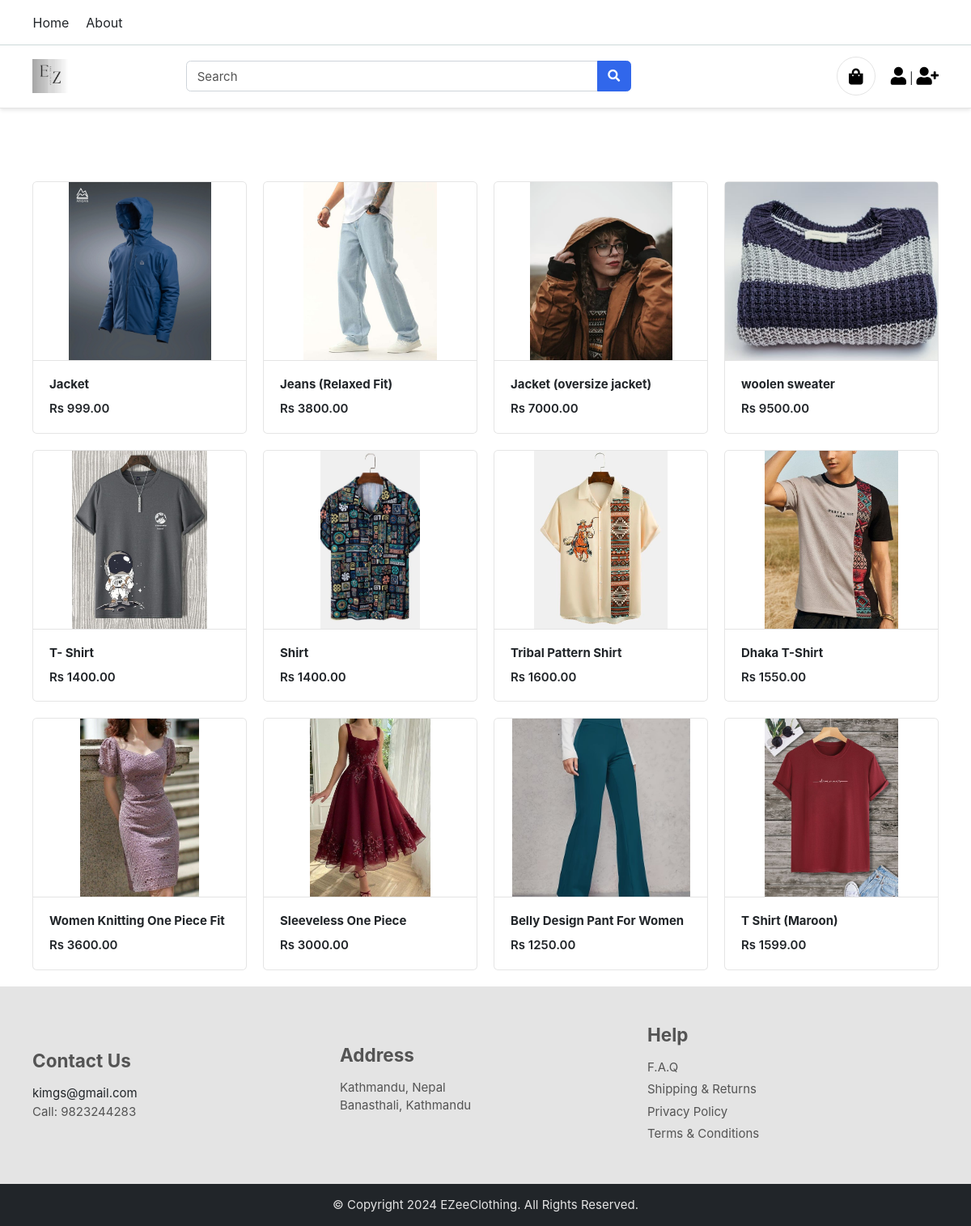
Before: / with the older database file.
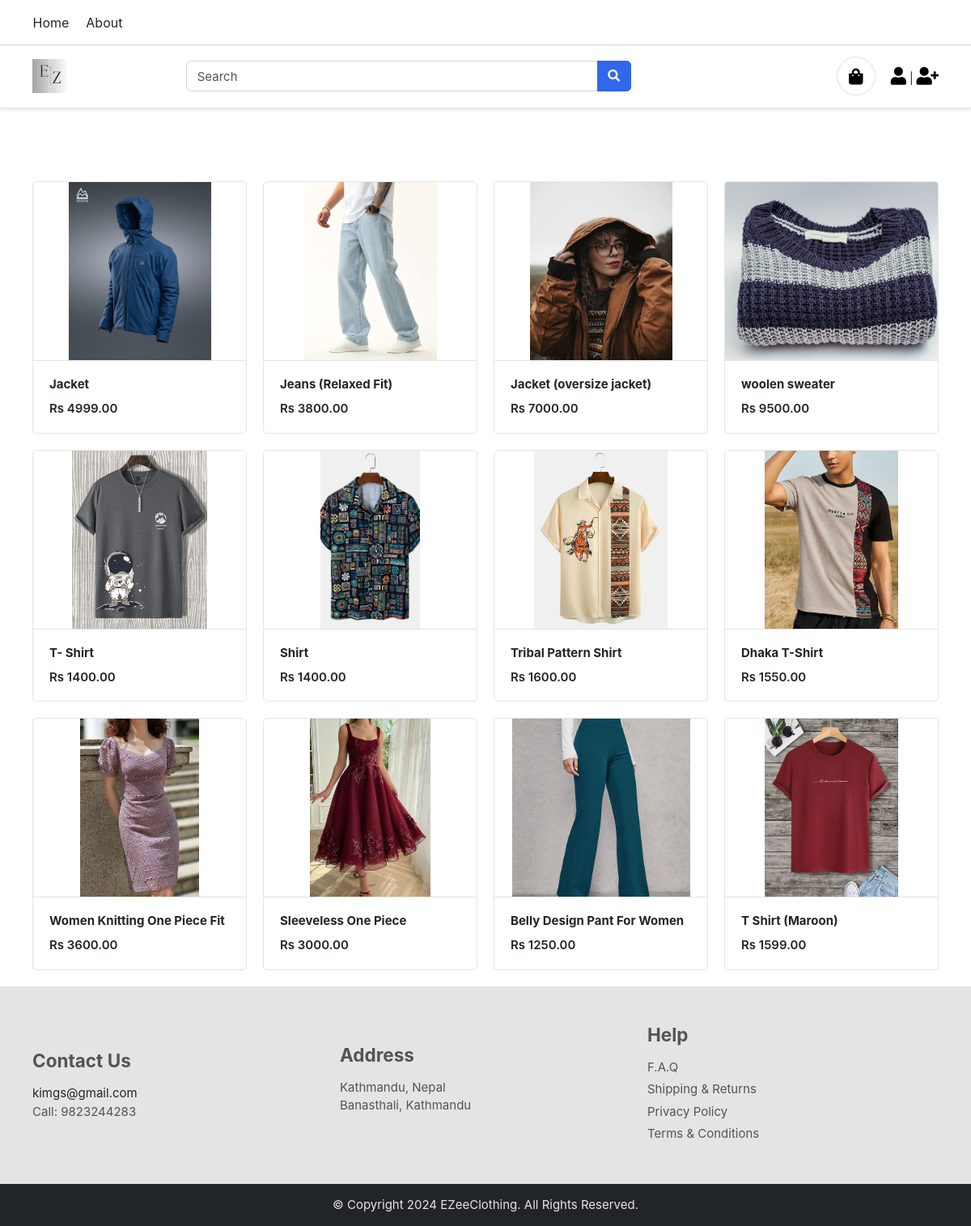
After: the same page with the newer database file.
### products/models.py (models this page shows, shortened)
class Product(BaseModel):
    product_name = models.CharField(max_length=100)
    slug = models.SlugField(unique=True  , null=True , blank=True)
    category = models.ForeignKey(Category , on_delete=models.CASCADE , related_name="products")
    price = models.IntegerField()
    product_desription = models.TextField()
    size_variant = models.ManyToManyField(SizeVariant , blank=True)

class ProductImage(BaseModel):
    product = models.ForeignKey(Product , on_delete=models.CASCADE , related_name="product_images")
    image =  models.ImageField(upload_to="product")

### home/views.py (the view)
# urls.py: path('', index, name="index"),
def index(request):
    context = {'products': Product.objects.all()}
    return render(request, 'home/index.html',context)

### templates/home/index.html
{% extends "base/base.html"%}
{% block start %}
<div class="container mt-5 pt-5">
    <div class="row">
        {% for product in products %}
        <div class="col-md-3">
            <figure class="card card-product-grid">
                <div class="img-wrap"> <img src="/media/{{product.product_images.first.image}}"> </div>
                <figcaption class="info-wrap border-top">
                    <a href="{% url 'get_product' product.slug %}" class="title">
                        <b>{{product.product_name}}</b></a>
                    <div class="price mt-2">Rs {{product.price}}.00</div>
                </figcaption>
            </figure>
        </div>
        {% endfor %}
    </div>
</div>
{% endblock %}

Changed rows visible on the page:
changed Product "Jacket": price "999" → "4999"
